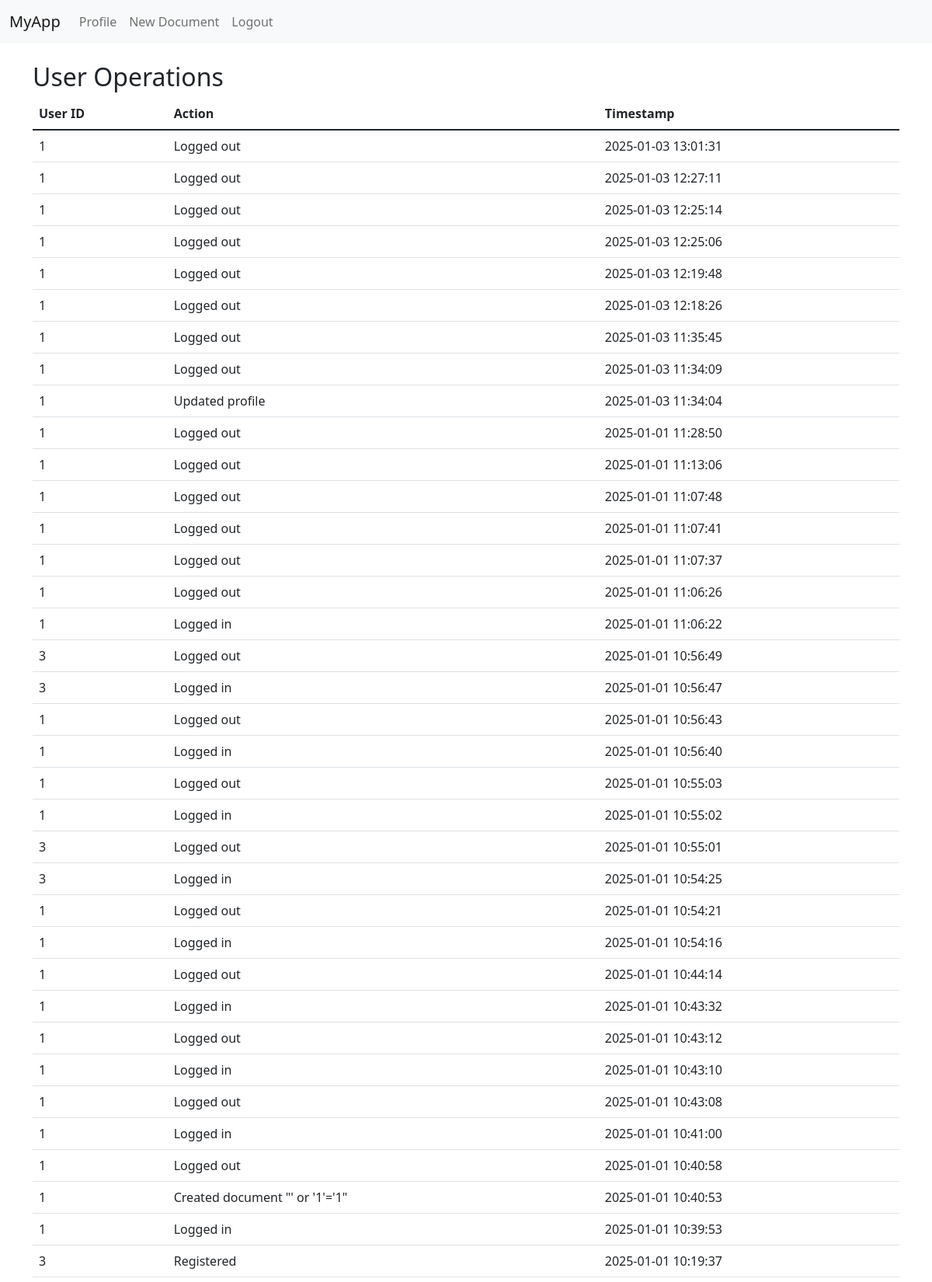
Screenshot of /operations (signed in, upper part) with the database file from the repository.
### models.py (models this page shows)
class UserOperation(db.Model):
    id = db.Column(db.Integer, primary_key=True)
    user_id = db.Column(db.Integer, db.ForeignKey('user.id'), nullable=False)
    action = db.Column(db.String(100), nullable=False)
    timestamp = db.Column(db.DateTime, nullable=False, default=datetime.utcnow)

### app.py (the view)
@app.route("/operations")
@login_required
def operations():
    all_operations = UserOperation.query.order_by(UserOperation.timestamp.desc()).all()
    return render_template('operations.html', operations=all_operations)

### app.py (called while the page is built)
@login_manager.user_loader
def load_user(user_id):
    return User.query.get(int(user_id))

### models.py (called while the page is built)
    @property
    def is_authenticated(self):
        return True

### templates/operations.html (shortened to what this page needs)
{% extends "base.html" %}
{% block content %}
    <h2>User Operations</h2>
    <table class="table">
        <thead>
            <tr>
                <th>User ID</th>
                <th>Action</th>
                <th>Timestamp</th>
            </tr>
        </thead>
        <tbody>
            {% for operation in operations %}
                <tr>
                    <td>{{ operation.user_id }}</td>
                    <td>{{ operation.action }}</td>
                    <td>{{ operation.timestamp.strftime('%Y-%m-%d %H:%M:%S') }}</td>
                </tr>
            {% endfor %}
        </tbody>
    </table>
{% endblock %}

### rows the page displays
UserOperation: user_id "1", action "Logged out", timestamp "2025-01-03 13:01:31"
UserOperation: user_id "1", action "Logged out", timestamp "2025-01-03 12:27:11"
UserOperation: user_id "1", action "Logged out", timestamp "2025-01-03 12:25:14"
UserOperation: user_id "1", action "Logged out", timestamp "2025-01-03 12:25:06"
UserOperation: user_id "1", action "Logged out", timestamp "2025-01-03 12:19:48"
UserOperation: user_id "1", action "Logged out", timestamp "2025-01-03 12:18:26"
UserOperation: user_id "1", action "Logged out", timestamp "2025-01-03 11:35:45"
UserOperation: user_id "1", action "Logged out", timestamp "2025-01-03 11:34:09"
UserOperation: user_id "1", action "Updated profile", timestamp "2025-01-03 11:34:04"
UserOperation: user_id "1", action "Logged out", timestamp "2025-01-01 11:28:50"
UserOperation: user_id "1", action "Logged out", timestamp "2025-01-01 11:13:06"
UserOperation: user_id "1", action "Logged out", timestamp "2025-01-01 11:07:48"
UserOperation: user_id "1", action "Logged out", timestamp "2025-01-01 11:07:41"
UserOperation: user_id "1", action "Logged out", timestamp "2025-01-01 11:07:37"
UserOperation: user_id "1", action "Logged out", timestamp "2025-01-01 11:06:26"
UserOperation: user_id "1", action "Logged in", timestamp "2025-01-01 11:06:22"
UserOperation: user_id "3", action "Logged out", timestamp "2025-01-01 10:56:49"
UserOperation: user_id "3", action "Logged in", timestamp "2025-01-01 10:56:47"
UserOperation: user_id "1", action "Logged out", timestamp "2025-01-01 10:56:43"
UserOperation: user_id "1", action "Logged in", timestamp "2025-01-01 10:56:40"
UserOperation: user_id "1", action "Logged out", timestamp "2025-01-01 10:55:03"
UserOperation: user_id "1", action "Logged in", timestamp "2025-01-01 10:55:02"
UserOperation: user_id "3", action "Logged out", timestamp "2025-01-01 10:55:01"
UserOperation: user_id "3", action "Logged in", timestamp "2025-01-01 10:54:25"
UserOperation: user_id "1", action "Logged out", timestamp "2025-01-01 10:54:21"
UserOperation: user_id "1", action "Logged in", timestamp "2025-01-01 10:54:16"
UserOperation: user_id "1", action "Logged out", timestamp "2025-01-01 10:44:14"
UserOperation: user_id "1", action "Logged in", timestamp "2025-01-01 10:43:32"
UserOperation: user_id "1", action "Logged out", timestamp "2025-01-01 10:43:12"
UserOperation: user_id "1", action "Logged in", timestamp "2025-01-01 10:43:10"
UserOperation: user_id "1", action "Logged out", timestamp "2025-01-01 10:43:08"
UserOperation: user_id "1", action "Logged in", timestamp "2025-01-01 10:41:00"
UserOperation: user_id "1", action "Logged out", timestamp "2025-01-01 10:40:58"
UserOperation: user_id "1", action "Created document \"' or '1'='1\"", timestamp "2025-01-01 10:40:53"
UserOperation: user_id "1", action "Logged in", timestamp "2025-01-01 10:39:53"
UserOperation: user_id "3", action "Registered", timestamp "2025-01-01 10:19:37"
